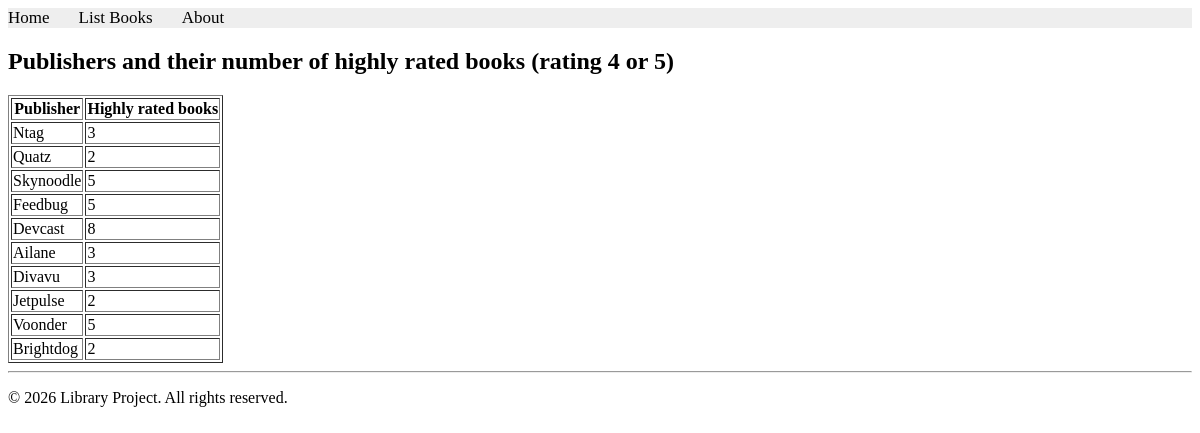
Page /books/lab9/task5 on the committed database.
### apps/bookmodule/models.py (models this page shows)
class Publisher(models.Model):
    name = models.CharField(max_length=200)
    location = models.CharField(max_length=300)

### apps/bookmodule/views.py (the view)
# urls.py: path('lab9/task5', views.lab9_task5, name="books.lab9_task5"),
def lab9_task5(request):
    publishers = Publisher.objects.annotate(high_rated=Count('book', filter=Q(book__rating__gte=4)))
    return render(request, 'bookmodule/lab9/task5.html', {'publishers': publishers})

### apps/templates/bookmodule/lab9/task5.html (shortened to what this page needs)
{% extends "layouts/base.html" %}
{% load static %}
{% block content %}
    <h2>Publishers and their number of highly rated books (rating 4 or 5)</h2>
    <table border="1">
        <tr>
            <th>Publisher</th>
            <th>Highly rated books</th>
        </tr>
        {% for publisher in publishers %}
        <tr>
            <td>{{ publisher.name }}</td>
            <td>{{ publisher.high_rated }}</td>
        </tr>
        {% endfor %}
    </table>
{% endblock content %}

### rows in the picture
Publisher: name "Ntag", high_rated "3"
Publisher: name "Quatz", high_rated "2"
Publisher: name "Skynoodle", high_rated "5"
Publisher: name "Feedbug", high_rated "5"
Publisher: name "Devcast", high_rated "8"
Publisher: name "Ailane", high_rated "3"
Publisher: name "Divavu", high_rated "3"
Publisher: name "Jetpulse", high_rated "2"
Publisher: name "Voonder", high_rated "5"
Publisher: name "Brightdog", high_rated "2"
